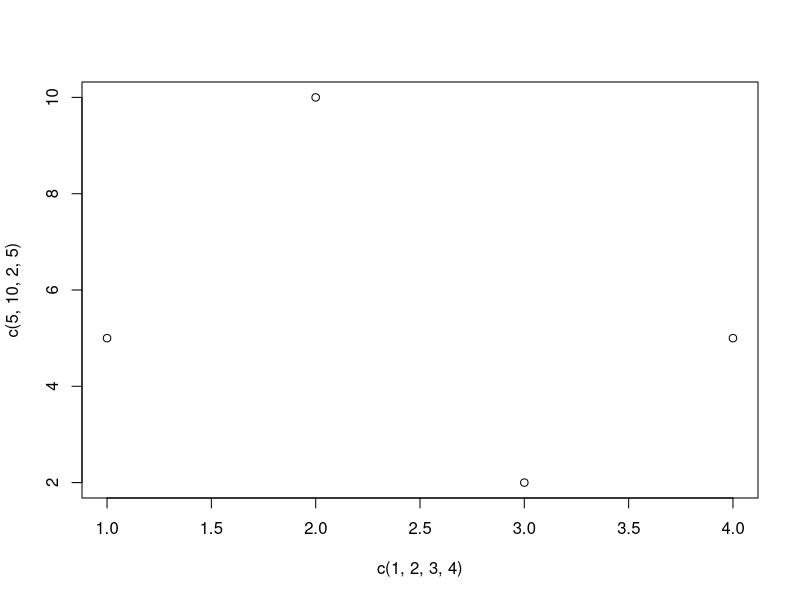
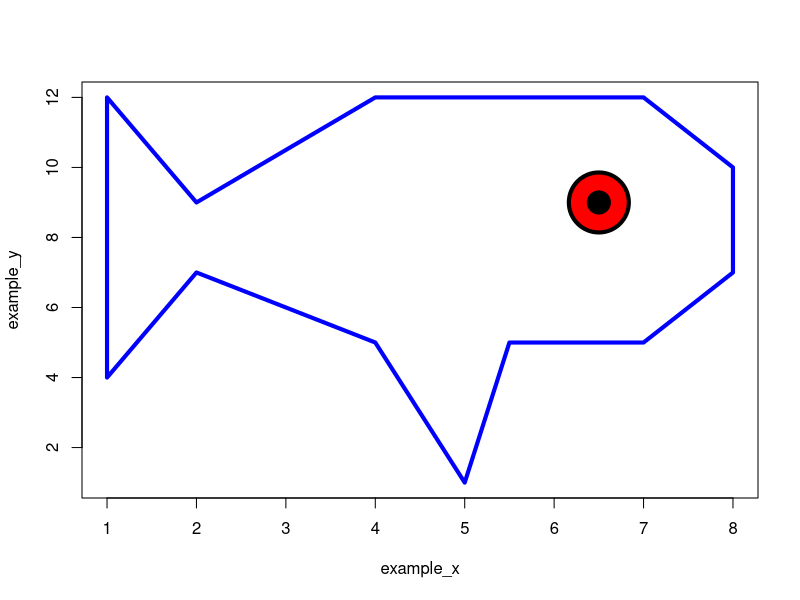

These figures' R source, in order:
#Welcome to R!
#R can be used for basic functions
2+2

#you can set variables 
a <- 2+2
a

#there are built in functions
print("Hello world")
max(2,5,3,9,1)
min(2,5,3,9,1)

#there are different object types including numbers, strings, and lists
class(2)
class("hello")
class(c("I", "love", "sleep"))
class(list("I", "love", "sleep"))
#we will mostly be working with dataframes
df <- data.frame(numbers = c("A", "B", "C", "D"), integers = c(1,2,3,4))

#we can use functions to analyze and plot data
plot(x = c(1,2,3,4), y = c(5, 10, 2, 5))

#plotting
example_x <- c(1,1,2,4,5,6,7,8,8,7,6,5.5,5,4,4,4,2,1)
example_y <- c(4,12,9,12,12,12,12,10,7,5,5,5,1,5,5,5,7,4)
plot(x = example_x, y = example_y, type = "l", col = "blue", lwd = 4)
symbols(6.5,9, circles = 0.1, add = TRUE, bg = "red", lwd = 4, inches = 0.3)
symbols(6.5,9, circles = 0.1, add = TRUE, bg = "black", lwd = 4, inches = 0.1)
